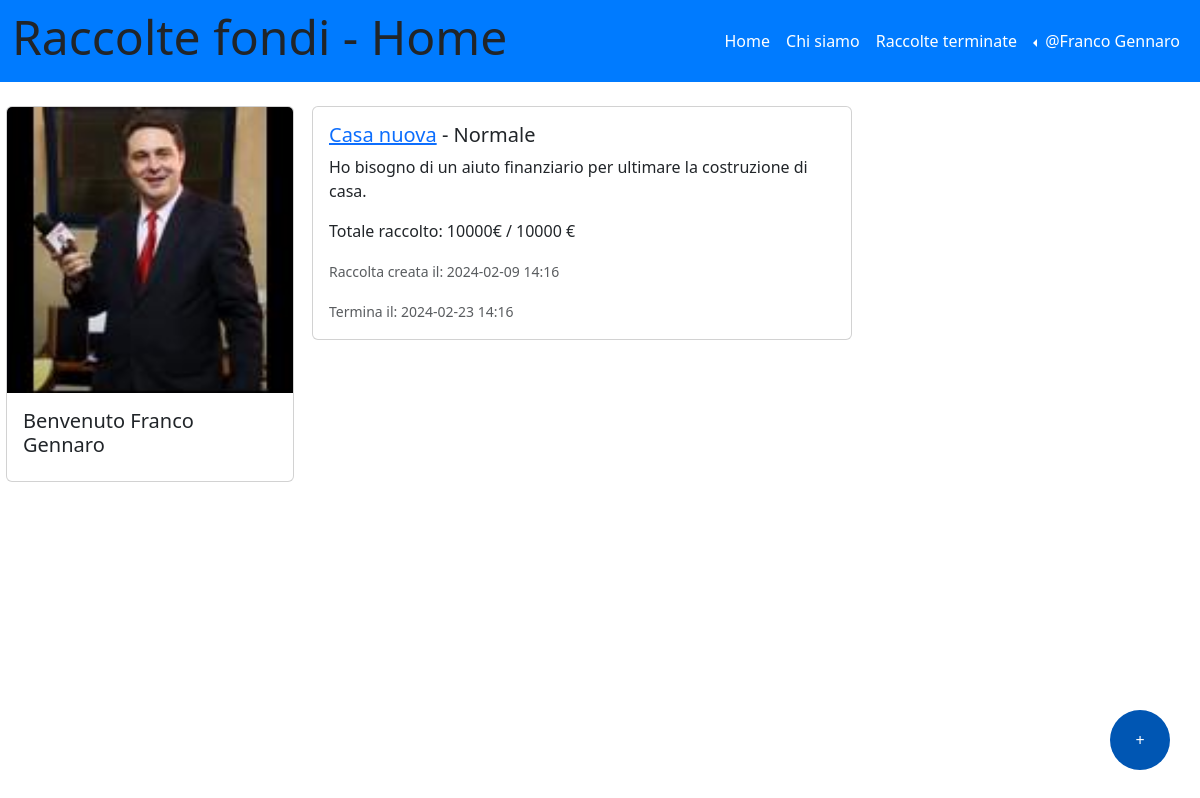
Page / (signed in) on the earlier database version.
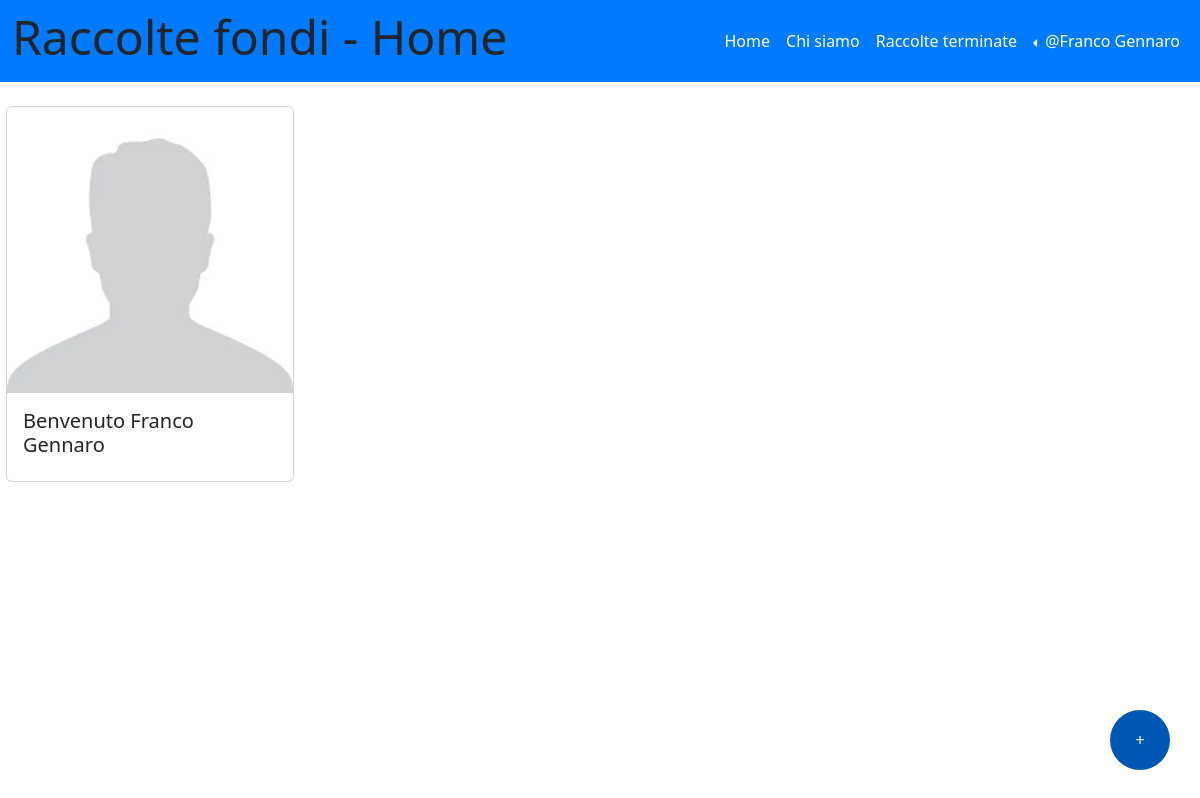
Same page on the later database version.
### tables this page shows
CREATE TABLE "utenti" (
	"id_utente"	INTEGER NOT NULL UNIQUE,
	"email"	TEXT NOT NULL UNIQUE,
	"password"	TEXT NOT NULL UNIQUE,
	"nome"	TEXT NOT NULL,
	"cognome"	TEXT NOT NULL,
	"immagine_utente"	TEXT,
	"portafoglio"	NUMERIC,
	PRIMARY KEY("id_utente" AUTOINCREMENT)
);

CREATE TABLE "raccolte" (
	"id_raccolta"	INTEGER NOT NULL UNIQUE ,
	"nome_raccolta"	TEXT NOT NULL,
	"descrizione"	TEXT,
	"immagine"	TEXT,
	"data_creazione"	TEXT,
	"data_termine"	TEXT,
	"cifra_attuale"	NUMERIC,
	"cifra_da_raggiungere"	NUMERIC,
	"tipo_raccolta"	TEXT,
	"organizzatore_raccolta"	INTEGER,
	"importo_minimo"	NUMERIC,
	"status"	TEXT DEFAULT 'attiva',
	"aggiornata"	TEXT DEFAULT 'no',
	PRIMARY KEY("id_raccolta" AUTOINCREMENT),
	FOREIGN KEY("organizzatore_raccolta") REFERENCES "utenti"("id_utente")
);

### app.py (the view)
@app.route('/')
def home():
    now = datetime.now()  # Get the current date and time
    current_date = now.date()  # Get the current date
    current_hour = now.hour  # Get the current hour
    current_minute = now.minute  # Get the current minute
    data_oggi = now.strftime("%Y-%m-%d %H:%M")
    raccolte_db = raccolte_dao.get_raccolte()
    return render_template('home.html', raccolte=raccolte_db, oggi=data_oggi)

### app.py (called while the page is built)
@app.before_request
def update_before_request():
    app.logger.info('Inizio update_status_e_portafoglio')
    try:
        raccolte_dao.update_status_e_portafoglio()
        app.logger.info('Fine update_status_e_portafoglio')
    except Exception as e:
        print('Error during update:', str(e))

@login_manager.user_loader
def load_user(user_id):
    db_user = utenti_dao.get_user_by_id(user_id)
    if db_user is not None:
        user = User(id_utente=db_user['id_utente'], nome=db_user['nome'], cognome=db_user['cognome'], email=db_user['email'], password=db_user['password'], immagine_utente=db_user['immagine_utente'], portafoglio=db_user['portafoglio'])
    else:
        user = None
    return user

### raccolte_dao.py (called while the page is built, shortened)
def update_status_e_portafoglio():
    conn = sqlite3.connect('db/raccolte_fondi.db')
    conn.row_factory = sqlite3.Row
    cursor = conn.cursor()
    success = False
    now = datetime.now()
    data_oggi = now.strftime("%Y-%m-%d %H:%M")
    sql_update_status = 'UPDATE raccolte SET status = "terminata" WHERE strftime("%Y-%m-%d %H:%M", data_termine) <= ? AND status = "attiva" OR (cifra_attuale >= cifra_da_raggiungere AND status = "attiva")'
    cursor.execute(sql_update_status, (data_oggi, ))
    raccolte_da_aggiornare = cursor.execute('''
    SELECT id_raccolta, organizzatore_raccolta, cifra_attuale
    FROM raccolte
    WHERE status = "terminata" AND aggiornata = "no"
    ''').fetchall()
    try:
        conn.commit()
        success = True
    except Exception as e:
        print('Error during portafoglio update:', str(e))
        conn.rollback()
    conn.close()
    return success

### utenti_dao.py (called while the page is built)
def get_user_by_id(id):
    conn = sqlite3.connect('db/raccolte_fondi.db')
    conn.row_factory = sqlite3.Row
    cursor = conn.cursor()
    sql = 'SELECT * FROM utenti WHERE id_utente = ?'
    cursor.execute(sql, (id,))
    user = cursor.fetchone()
    cursor.close()
    conn.close()
    return user

### templates/home.html (shortened to what this page needs)
{% extends "base.html" %}
{% block home_active %}active{% endblock %}
{% block page_name%}Home{%endblock%}
{% block content %}
<aside id="myaside" class="col-lg-3 col-md-12">
    {% if not current_user.is_authenticated %}
    <section>
      <h3>Login</h3>
      <div class="bg-light p-4 border rounded mb-3">
        <form action="/login" method="POST">
          <div class="mb-3">
            <label for="nicknameInput" class="form-label">email</label>
            <input type="text" class="form-control" id="emailInput" aria-describedby="nicknameHelp" name="email">
            <div id="emailHelp" class="form-text">Non condivideremo mai la tua email con nessun altro.</div>
          </div>
          <div class="mb-3">
            <label for="passwordInput" class="form-label">Password</label>
            <input type="password" class="form-control" id="passwordInput" name="password">
          </div>
          <small>Non hai ancora un account? <a href="/iscriviti">Registrati</a></small>
          <button type="submit" class="btn btn-primary mt-3">Accedi</button>
        </form>
      </div>
    </section>
    {% else %}
    <div class="container d-flex justify-content-center align-items-center">
      <div class="row">
          <div class="col-3">
      <div class="card" style="width: 18rem;">
        {% if current_user.immagine_utente%}
          <img src="{{ url_for('static', filename= current_user.immagine_utente) }}" class="card-img-top" alt="immagine dell'utente">
        {% else%}
        <img src="{{ url_for('static', filename= 'user.jpg') }}" class="card-img-top" alt="immagine dell'utente">
        {% endif %}
          <div class="card-body">
          <h5 class="card-title">Benvenuto {{current_user.nome}} {{current_user.cognome}}</h5>
          </div>
      </div>
      </div>
      </div>
  </div>
    {% endif %}
  </aside>
  <main class="col-lg-9 col-md-12">
    {% for raccolta in raccolte %}
    {% if raccolta.status == 'attiva' %}
    <div class="card mb-3" style="max-width: 540px;">
      <div class="row g-0">
        <div class="col-12">
          <div class="card-body">
            <h5 class="card-title">
                 <a href="{{url_for('singola_raccolta', id=raccolta.id_raccolta)}}">{{raccolta.nome_raccolta | e}}</a>
              - {% if raccolta.tipo_raccolta == 'lampo' %} Lampo
              {%else%} Normale
              {%endif%}
            </h5>
            <p class="card-text">{{raccolta.descrizione}}</p>
            <p class="card-text">Totale raccolto: {{raccolta.cifra_attuale}}€ / {{raccolta.cifra_da_raggiungere}} €</p>
            {% if raccolta.tipo_raccolta == 'lampo' %}
            <p class="card-text"><small class="text-body-secondary">Raccolta creata alle ore: {{raccolta.data_creazione.split(' ')[1]}}</small></p>
            <p class="card-text"><small class="text-body-secondary">Termina alle ore: {{raccolta.data_termine.split(' ')[1]}}</small></p>
            {% else %}
            <p class="card-text"><small class="text-body-secondary">Raccolta creata il: {{raccolta.data_creazione}}</small></p>
            <p class="card-text"><small class="text-body-secondary">Termina il: {{raccolta.data_termine}}</small></p>
            {% endif %}
          </div>
        </div>
      </div>
    </div>
    {% endif %}
    {% endfor %}
  </main>
  {% if current_user.is_authenticated %}
<button type="button" class="mybutton" data-bs-toggle="modal" data-bs-target="#createModal">
  +
</button>
{% endif %}
{% endblock %}

### templates/base.html (shortened to what this page needs)
<!doctype html>
<html lang="en">
<head>
  <link href="https://cdn.jsdelivr.net/npm/bootstrap@5.3.2/dist/css/bootstrap.min.css" rel="stylesheet"
>
  <link rel="stylesheet" href="https://cdn.jsdelivr.net/npm/bootstrap-icons@1.11.2/font/bootstrap-icons.min.css">
  <link rel="stylesheet" href="{{ url_for('static', filename='style.css') }}">
</head>
<body>
  <header id="myheader">
    <nav class="navbar navbar-dark navbar-expand-lg mynavbar">
      <div class="container-fluid">
        <h1 class="display-5">Raccolte fondi - {% block page_name %}{% endblock %}</h1>
        <div class="collapse navbar-collapse" id="navbarSupportedContent">
          <ul class="navbar-nav ms-auto">
            <li class="nav-item">
              <a class="nav-link {%block home_active%}{% endblock %}" aria-current="page" href="/">Home</a>
            </li>
            <li class="nav-item">
              <a class="nav-link {%block about_active%}{% endblock %}" href="{{ url_for('about') }}">Chi siamo</a>
            </li>
            <li class="nav-item">
                <a class="nav-link {%block raccolte_terminate_active%}{% endblock %}" href="{{ url_for('raccolte_terminate') }}">Raccolte terminate</a>
              </li>
            {% if current_user.is_authenticated %}
            <li class="nav-item dropdown dropstart">
              <a class="nav-link dropdown-toggle" href="#" role="button" data-bs-toggle="dropdown"
                aria-expanded="false">
                @{{current_user.nome}} {{current_user.cognome}}
              </a>
            </li>
            {% else %}
            <li class="nav-item">
              <a class="nav-link {%block signup_active%}{% endblock %}" aria-current="page"
                href="{{ url_for('iscriviti') }}">Registrati</a>
            </li>
            {% endif %}
          </ul>
        </div>
      </div>
    </nav>
  </header>
  <div class="container-fluid mt-4">
    <div class="row">
      {%block content %}{% endblock %}
    </div>
  </div>
</body>
</html>

### static/style.css (style rules this page uses)
.mynavbar { background-color: #007bff; }
.navbar-dark .navbar-nav .nav-link { color: white; }
.mybutton { background-color: #0056b3; border: none; border-radius: 50%; bottom: 30px; color: white; height: 60px; position: fixed; right: 30px; text-align: center; text-decoration: none; vertical-align: middle; width: 60px; }

Differences in the rows shown:
no longer on this page (row edited): raccolte: nome_raccolta "Casa nuova", tipo_raccolta "Normale", descrizione "Ho bisogno di un aiuto finanziario per ultimare la costruzione di casa.", cifra_attuale "10000", cifra_da_raggiungere "10000", data_creazione "2024-02-09 14:16", data_termine "2024-02-23 14:16"
changed utenti "Franco": immagine_utente: picture removed
